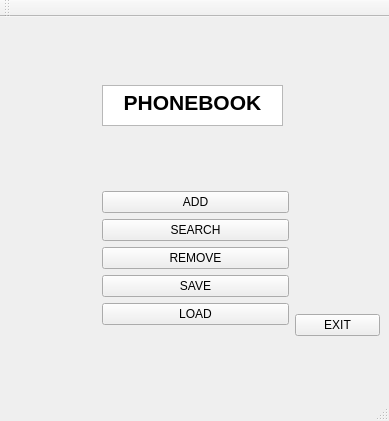
<?xml version="1.0" encoding="UTF-8"?>
<ui version="4.0">
 <class>MainWindow</class>
 <widget class="QMainWindow" name="MainWindow">
  <property name="geometry">
   <rect>
    <x>0</x>
    <y>0</y>
    <width>389</width>
    <height>421</height>
   </rect>
  </property>
  <property name="windowTitle">
   <string>MainWindow</string>
  </property>
  <widget class="QWidget" name="centralwidget">
   <layout class="QGridLayout" name="gridLayout">
    <item row="0" column="1">
     <spacer name="verticalSpacer">
      <property name="orientation">
       <enum>Qt::Vertical</enum>
      </property>
      <property name="sizeType">
       <enum>QSizePolicy::Fixed</enum>
      </property>
      <property name="sizeHint" stdset="0">
       <size>
        <width>20</width>
        <height>59</height>
       </size>
      </property>
     </spacer>
    </item>
    <item row="1" column="0">
     <spacer name="horizontalSpacer_4">
      <property name="orientation">
       <enum>Qt::Horizontal</enum>
      </property>
      <property name="sizeHint" stdset="0">
       <size>
        <width>83</width>
        <height>20</height>
       </size>
      </property>
     </spacer>
    </item>
    <item row="1" column="1">
     <widget class="QTextBrowser" name="textBrowser">
      <property name="sizePolicy">
       <sizepolicy hsizetype="Fixed" vsizetype="Fixed">
        <horstretch>0</horstretch>
        <verstretch>0</verstretch>
       </sizepolicy>
      </property>
      <property name="minimumSize">
       <size>
        <width>181</width>
        <height>41</height>
       </size>
      </property>
      <property name="maximumSize">
       <size>
        <width>181</width>
        <height>41</height>
       </size>
      </property>
      <property name="html">
       <string>&lt;!DOCTYPE HTML PUBLIC &quot;-//W3C//DTD HTML 4.0//EN&quot; &quot;http://www.w3.org/TR/REC-html40/strict.dtd&quot;&gt;
&lt;html&gt;&lt;head&gt;&lt;meta name=&quot;qrichtext&quot; content=&quot;1&quot; /&gt;&lt;meta charset=&quot;utf-8&quot; /&gt;&lt;style type=&quot;text/css&quot;&gt;
p, li { white-space: pre-wrap; }
hr { height: 1px; border-width: 0; }
li.unchecked::marker { content: &quot;\2610&quot;; }
li.checked::marker { content: &quot;\2612&quot;; }
&lt;/style&gt;&lt;/head&gt;&lt;body style=&quot; font-family:'Ubuntu'; font-size:11pt; font-weight:400; font-style:normal;&quot;&gt;
&lt;p align=&quot;center&quot; style=&quot; margin-top:0px; margin-bottom:0px; margin-left:0px; margin-right:0px; -qt-block-indent:0; text-indent:0px;&quot;&gt;&lt;span style=&quot; font-size:16pt; font-weight:700;&quot;&gt;PHONEBOOK&lt;/span&gt;&lt;/p&gt;&lt;/body&gt;&lt;/html&gt;</string>
      </property>
     </widget>
    </item>
    <item row="1" column="2" colspan="2">
     <spacer name="horizontalSpacer_5">
      <property name="orientation">
       <enum>Qt::Horizontal</enum>
      </property>
      <property name="sizeHint" stdset="0">
       <size>
        <width>82</width>
        <height>20</height>
       </size>
      </property>
     </spacer>
    </item>
    <item row="2" column="1">
     <spacer name="verticalSpacer_2">
      <property name="orientation">
       <enum>Qt::Vertical</enum>
      </property>
      <property name="sizeType">
       <enum>QSizePolicy::Fixed</enum>
      </property>
      <property name="sizeHint" stdset="0">
       <size>
        <width>20</width>
        <height>59</height>
       </size>
      </property>
     </spacer>
    </item>
    <item row="3" column="0">
     <spacer name="horizontalSpacer_3">
      <property name="orientation">
       <enum>Qt::Horizontal</enum>
      </property>
      <property name="sizeType">
       <enum>QSizePolicy::Preferred</enum>
      </property>
      <property name="sizeHint" stdset="0">
       <size>
        <width>117</width>
        <height>20</height>
       </size>
      </property>
     </spacer>
    </item>
    <item row="3" column="1" rowspan="2" colspan="2">
     <layout class="QVBoxLayout" name="verticalLayout_7">
      <item>
       <widget class="QPushButton" name="MainADDBUTTON">
        <property name="text">
         <string>ADD</string>
        </property>
       </widget>
      </item>
      <item>
       <widget class="QPushButton" name="MainSEARCHBUTTON">
        <property name="text">
         <string>SEARCH</string>
        </property>
       </widget>
      </item>
      <item>
       <widget class="QPushButton" name="MainREMOVEBUTTON">
        <property name="text">
         <string>REMOVE</string>
        </property>
       </widget>
      </item>
      <item>
       <widget class="QPushButton" name="MainSAVEBUTTON">
        <property name="text">
         <string>SAVE</string>
        </property>
       </widget>
      </item>
      <item>
       <widget class="QPushButton" name="SaveLOADBUTTON">
        <property name="text">
         <string>LOAD</string>
        </property>
       </widget>
      </item>
     </layout>
    </item>
    <item row="3" column="3">
     <spacer name="horizontalSpacer_2">
      <property name="orientation">
       <enum>Qt::Horizontal</enum>
      </property>
      <property name="sizeHint" stdset="0">
       <size>
        <width>115</width>
        <height>20</height>
       </size>
      </property>
     </spacer>
    </item>
    <item row="4" column="3" rowspan="2">
     <widget class="QPushButton" name="MainEXIT">
      <property name="text">
       <string>EXIT</string>
      </property>
     </widget>
    </item>
    <item row="5" column="0" colspan="2">
     <spacer name="horizontalSpacer">
      <property name="orientation">
       <enum>Qt::Horizontal</enum>
      </property>
      <property name="sizeHint" stdset="0">
       <size>
        <width>237</width>
        <height>20</height>
       </size>
      </property>
     </spacer>
    </item>
   </layout>
  </widget>
  <widget class="QMenuBar" name="menubar">
   <property name="geometry">
    <rect>
     <x>0</x>
     <y>0</y>
     <width>389</width>
     <height>22</height>
    </rect>
   </property>
  </widget>
  <widget class="QStatusBar" name="statusbar"/>
  <widget class="QToolBar" name="toolBar">
   <property name="windowTitle">
    <string>toolBar</string>
   </property>
   <attribute name="toolBarArea">
    <enum>TopToolBarArea</enum>
   </attribute>
   <attribute name="toolBarBreak">
    <bool>false</bool>
   </attribute>
  </widget>
 </widget>
 <tabstops>
  <tabstop>textBrowser</tabstop>
  <tabstop>MainADDBUTTON</tabstop>
  <tabstop>MainSEARCHBUTTON</tabstop>
  <tabstop>MainREMOVEBUTTON</tabstop>
  <tabstop>MainSAVEBUTTON</tabstop>
  <tabstop>SaveLOADBUTTON</tabstop>
  <tabstop>MainEXIT</tabstop>
 </tabstops>
 <resources/>
 <connections/>
</ui>
